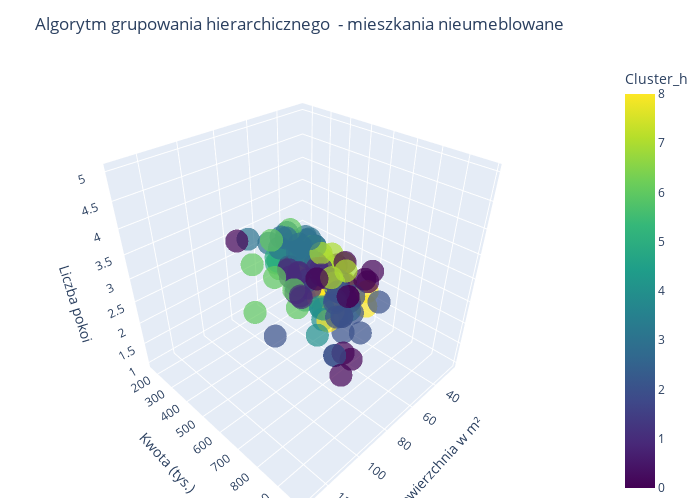

Source (notebook cell):
### Markdown cell above
#### Wizualizacja grupowania mieszkań nieumeblowanych metodą grupowania hierarchicznego

### Code cell
fig = px.scatter_3d(df4,
                   x='Powierzchnia w m²',
                   y='Kwota (tys.)',
                   z='Liczba pokoi',
                   color='Cluster_h', 
                   size_max=2,
                   opacity=0.7,
                   color_continuous_scale='viridis',
                   labels={'Powierzchnia w m²': 'Powierzchnia w m²', 'Kwota (tys.)': 'Kwota (tys.)', 'Cluster_h': 'Cluster_h'},
                   title='Algorytm grupowania hierarchicznego  - mieszkania nieumeblowane'
                   )
fig.update_layout(scene=dict(
                    xaxis_title='Powierzchnia w m²',
                    yaxis_title='Kwota (tys.)',
                    zaxis_title='Liczba pokoi',
                    ),
                  width=700, 
                  height=500,
                margin=dict(l=2, r=2, b=2, t=60)  
)

fig.show()

### Figure 1 — Plotly figure (JSON) as saved in the notebook; plotly's stock layout.template omitted (floating-point values rounded to 4 significant figures; data arrays with more than 128 entries replaced by an {"elided": "..."} marker saying what was removed)
{"data": [{"hovertemplate": "Powierzchnia w m²=%{x}<br>Kwota (tys.)=%{y}<br>Liczba pokoi=%{z}<br>Cluster_h=%{marker.color}<extra></extra>", "legendgroup": "", "marker": {"color": {"elided": "147 int values"}, "coloraxis": "coloraxis", "opacity": 0.7, "symbol": "circle"}, "mode": "markers", "name": "", "scene": "scene", "showlegend": false, "type": "scatter3d", "x": {"elided": "147 float values"}, "y": {"elided": "147 float values"}, "z": {"elided": "147 int values"}}], "layout": {"coloraxis": {"colorbar": {"title": {"text": "Cluster_h"}}, "colorscale": [[0, "#440154"], [0.1111, "#482878"], [0.2222, "#3e4989"], [0.3333, "#31688e"], [0.4444, "#26828e"], [0.5556, "#1f9e89"], [0.6667, "#35b779"], [0.7778, "#6ece58"], [0.8889, "#b5de2b"], [1, "#fde725"]]}, "height": 500, "legend": {"tracegroupgap": 0}, "margin": {"b": 2, "l": 2, "r": 2, "t": 60}, "scene": {"domain": {"x": [0, 1], "y": [0, 1]}, "xaxis": {"title": {"text": "Powierzchnia w m²"}}, "yaxis": {"title": {"text": "Kwota (tys.)"}}, "zaxis": {"title": {"text": "Liczba pokoi"}}}, "title": {"text": "Algorytm grupowania hierarchicznego  - mieszkania nieumeblowane"}, "width": 700}}
